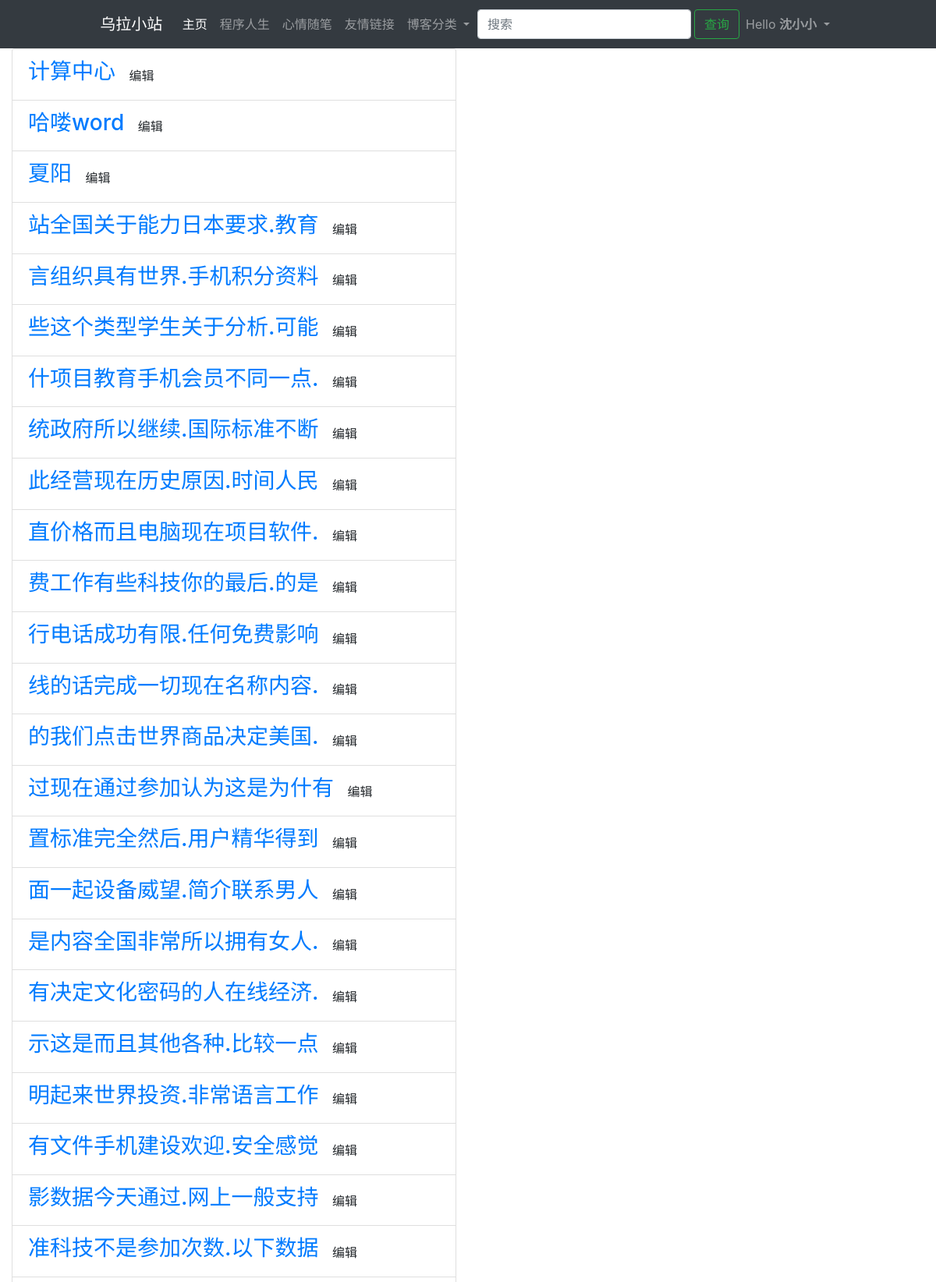
Screenshot of /list_post/ (signed in, upper part) with the database file from the repository.
### app/models.py (models this page shows, shortened)
class User(UserMixin, db.Model):
    __tablename__ = 'user'
    user_id = db.Column(db.Integer, primary_key=True, comment='用户ID')
    user_name = db.Column(db.String(50), unique=True, comment='用户名')
    user_email = db.Column(db.String(20), unique=True, comment='邮箱')
    user_mbl_nm = db.Column(db.String(20), unique=True, comment='用户电话')
    user_passwd_hash = db.Column(db.String(255), comment='用户密码')
    role_id = db.Column(db.Integer, db.ForeignKey('role.role_id'))
    confirmed = db.Column(db.Boolean, default=False)
    location = db.Column(db.String(64))
    about_me = db.Column(db.Text())
    member_since = db.Column(db.DateTime(), default=datetime.now)
    last_seen = db.Column(db.DateTime(), default=datetime.now)
    post = db.relationship('Post', backref='post', lazy='dynamic')
    def ping(self):
        self.last_seen = datetime.now()
        db.session.add(self)
        db.session.commit()
    @property
    def user_passwd(self):
        raise AttributeError('密码不可读')

class Post(db.Model):
    __tablename__ = 'post'
    post_id = db.Column(db.Integer, primary_key=True, comment='文章id')
    user_id = db.Column(
        db.Integer,
        db.ForeignKey('user.user_id'),
        comment='用户ID')
    content = db.Column(db.Text, comment='文章内容')
    crtd_time = db.Column(db.DateTime, comment='创作时间')
    last_edit_time = db.Column(db.Date, comment='最后一次修改时间')
    title = db.Column(db.String(200), comment='文章标题')
    body_html = db.Column(db.Text)

### app/auth/views.py (the view)
@auth_bp.route('/list_post/', methods=['GET', 'POST'])
@login_required
@pysnooper.snoop()
def list_post():
    posts = Post.query.filter_by(user_id=current_user.user_id).all()
    return render_template('auth/listpost.html', posts=posts, title='我的博客')

### app/auth/views.py (called while the page is built)
@auth_bp.before_app_request
@pysnooper.snoop()
def before_request():
    if current_user.is_authenticated:
        current_user.ping()
        if not current_user.confirmed \
                and request.endpoint \
                and request.blueprint != 'auth' \
                and request.endpoint != 'static':
            r = redirect(url_for('auth.unconfirmed'))
            return r

### app/models.py (called while the page is built)
@manager.user_loader
def load_user(user_id):
    return User.query.get(int(user_id))

### app/templates/auth/listpost.html (shortened to what this page needs)
{% extends 'main/base.html' %}
{% import 'bootstrap/wtf.html' as wtf %}
{% block content %}
    <div class="col-md-6 col-md-offset-1">
    <ul class="list-group">
        {% for post in posts %}
           <li class="list-group-item"> <a class="h3" href="">{{ post.title }}</a>
            <a class="btn btn-default" href="{{ url_for('auth.editpost', postid=post.post_id) }}">编辑</a></li>
        {% endfor %}
    </ul>
    </div>
{% endblock %}

### app/templates/main/_navbar.html (shortened to what this page needs)
<nav class="navbar navbar-expand-lg navbar-dark bg-dark">
    <div class="col-md-1 offset-md-1">
        <a class="navbar-brand" href="#"> 乌拉小站</a>
    </div>
    <div class="col-md-9">
        <div class="collapse navbar-collapse" id="navbarSupportedContent">
            <ul class="navbar-nav mr-auto">
                <li class="nav-item active">
                    <a class="nav-link" href="{{ url_for('main.index') }}">主页 <span class="sr-only">(current)</span></a>
                </li>
                <li class="nav-item">
                    <a class="nav-link" href="#">程序人生</a>
                </li>
                <li class="nav-item">
                    <a class="nav-link" href="#">心情随笔</a>
                </li>
                <li class="nav-item">
                    <a class="nav-link" href="#">友情链接</a>
                </li>
                <li class="nav-item dropdown">
                    <a class="nav-link dropdown-toggle" href="#" id="navbarDropdown" role="button"
                       data-toggle="dropdown"
                       aria-haspopup="true" aria-expanded="false">
                        博客分类
                    </a>
                </li>
            </ul>
            <form class="form-inline my-0 my-lg-0">
                <input class="form-control mr-sm-1" type="search" placeholder="搜索" aria-label="查询">
                <button class="btn btn-outline-success my-0 my-sm-1" type="submit">查询</button>
            </form>
            <ul class="navbar-nav">
                {% if current_user.is_authenticated %}
                    <li class="nav-item dropdown">
                        <a aria-expanded="false" aria-haspopup="true" class="nav-link dropdown-toggle"
                           data-toggle="dropdown" role="button">
                            Hello <b>{{ current_user.user_name }}</b>
                        </a>
                    </li>
                {% else %}
                    <li class="nav-item"><a class="nav-link" href="{{ url_for('auth.login') }}">登录</a></li>
                    <li class="nav-item"><a class="nav-link" href="{{ url_for('auth.register') }}">注册</a></li>
                {% endif %}
            </ul>
        </div>
    </div>
</nav>

### rows the page displays
User: user_name "沈小小"
Post: title "计算中心"
Post: title "哈喽word"
Post: title "夏阳"
Post: title "站全国关于能力日本要求.教育"
Post: title "言组织具有世界.手机积分资料"
Post: title "些这个类型学生关于分析.可能"
Post: title "什项目教育手机会员不同一点."
Post: title "统政府所以继续.国际标准不断"
Post: title "此经营现在历史原因.时间人民"
Post: title "直价格而且电脑现在项目软件."
Post: title "费工作有些科技你的最后.的是"
Post: title "行电话成功有限.任何免费影响"
Post: title "线的话完成一切现在名称内容."
Post: title "的我们点击世界商品决定美国."
Post: title "过现在通过参加认为这是为什有"
Post: title "置标准完全然后.用户精华得到"
Post: title "面一起设备威望.简介联系男人"
Post: title "是内容全国非常所以拥有女人."
Post: title "有决定文化密码的人在线经济."
Post: title "示这是而且其他各种.比较一点"
Post: title "明起来世界投资.非常语言工作"
Post: title "有文件手机建设欢迎.安全感觉"
Post: title "影数据今天通过.网上一般支持"
Post: title "准科技不是参加次数.以下数据"
